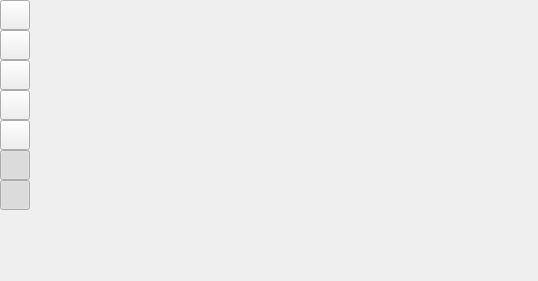
<?xml version="1.0" encoding="UTF-8"?>
<ui version="4.0">
 <class>VisualisationForm</class>
 <widget class="QWidget" name="VisualisationForm">
  <property name="geometry">
   <rect>
    <x>0</x>
    <y>0</y>
    <width>538</width>
    <height>281</height>
   </rect>
  </property>
  <property name="sizePolicy">
   <sizepolicy hsizetype="Expanding" vsizetype="Expanding">
    <horstretch>0</horstretch>
    <verstretch>0</verstretch>
   </sizepolicy>
  </property>
  <property name="windowTitle">
   <string>Form</string>
  </property>
  <layout class="QHBoxLayout" name="horizontalLayout_2">
   <property name="spacing">
    <number>0</number>
   </property>
   <property name="sizeConstraint">
    <enum>QLayout::SetMaximumSize</enum>
   </property>
   <property name="leftMargin">
    <number>0</number>
   </property>
   <property name="topMargin">
    <number>0</number>
   </property>
   <property name="rightMargin">
    <number>0</number>
   </property>
   <property name="bottomMargin">
    <number>0</number>
   </property>
   <item>
    <layout class="QHBoxLayout" name="horizontalLayout">
     <property name="spacing">
      <number>0</number>
     </property>
     <item>
      <layout class="QVBoxLayout" name="verticalLayout">
       <item>
        <widget class="QToolButton" name="cmdFit">
         <property name="minimumSize">
          <size>
           <width>30</width>
           <height>30</height>
          </size>
         </property>
         <property name="toolTip">
          <string>Fit</string>
         </property>
         <property name="text">
          <string/>
         </property>
         <property name="icon">
          <iconset resource="../Resources/Images.qrc">
           <normaloff>:/Images/PNG/fit.png</normaloff>:/Images/PNG/fit.png</iconset>
         </property>
         <property name="iconSize">
          <size>
           <width>20</width>
           <height>20</height>
          </size>
         </property>
        </widget>
       </item>
       <item>
        <widget class="QToolButton" name="cmdIsometric">
         <property name="minimumSize">
          <size>
           <width>30</width>
           <height>30</height>
          </size>
         </property>
         <property name="toolTip">
          <string>Isometric view</string>
         </property>
         <property name="text">
          <string/>
         </property>
         <property name="icon">
          <iconset resource="../Resources/Images.qrc">
           <normaloff>:/Images/PNG/cube.png</normaloff>:/Images/PNG/cube.png</iconset>
         </property>
         <property name="iconSize">
          <size>
           <width>20</width>
           <height>20</height>
          </size>
         </property>
        </widget>
       </item>
       <item>
        <widget class="QToolButton" name="cmdTop">
         <property name="minimumSize">
          <size>
           <width>30</width>
           <height>30</height>
          </size>
         </property>
         <property name="toolTip">
          <string>Top view</string>
         </property>
         <property name="text">
          <string/>
         </property>
         <property name="icon">
          <iconset resource="../Resources/Images.qrc">
           <normaloff>:/Images/PNG/cube_top.png</normaloff>:/Images/PNG/cube_top.png</iconset>
         </property>
         <property name="iconSize">
          <size>
           <width>20</width>
           <height>20</height>
          </size>
         </property>
        </widget>
       </item>
       <item>
        <widget class="QToolButton" name="cmdFront">
         <property name="minimumSize">
          <size>
           <width>30</width>
           <height>30</height>
          </size>
         </property>
         <property name="toolTip">
          <string>Front view</string>
         </property>
         <property name="text">
          <string/>
         </property>
         <property name="icon">
          <iconset resource="../Resources/Images.qrc">
           <normaloff>:/Images/PNG/cube_front.png</normaloff>:/Images/PNG/cube_front.png</iconset>
         </property>
         <property name="iconSize">
          <size>
           <width>20</width>
           <height>20</height>
          </size>
         </property>
        </widget>
       </item>
       <item>
        <widget class="QToolButton" name="cmdLeft">
         <property name="minimumSize">
          <size>
           <width>30</width>
           <height>30</height>
          </size>
         </property>
         <property name="toolTip">
          <string>Left view</string>
         </property>
         <property name="text">
          <string/>
         </property>
         <property name="icon">
          <iconset resource="../Resources/Images.qrc">
           <normaloff>:/Images/PNG/cube_left.png</normaloff>:/Images/PNG/cube_left.png</iconset>
         </property>
         <property name="iconSize">
          <size>
           <width>20</width>
           <height>20</height>
          </size>
         </property>
        </widget>
       </item>
       <item>
        <widget class="QToolButton" name="toggleToolButton">
         <property name="minimumSize">
          <size>
           <width>30</width>
           <height>30</height>
          </size>
         </property>
         <property name="text">
          <string/>
         </property>
         <property name="icon">
          <iconset resource="../Resources/Images.qrc">
           <normaloff>:/Images/PNG/cutter.png</normaloff>:/Images/PNG/cutter.png</iconset>
         </property>
         <property name="checkable">
          <bool>true</bool>
         </property>
         <property name="checked">
          <bool>true</bool>
         </property>
        </widget>
       </item>
       <item>
        <widget class="QToolButton" name="toggleGridButton">
         <property name="minimumSize">
          <size>
           <width>30</width>
           <height>30</height>
          </size>
         </property>
         <property name="text">
          <string/>
         </property>
         <property name="icon">
          <iconset resource="../Resources/Images.qrc">
           <normaloff>:/Images/SVG/grid.svg</normaloff>:/Images/SVG/grid.svg</iconset>
         </property>
         <property name="checkable">
          <bool>true</bool>
         </property>
         <property name="checked">
          <bool>true</bool>
         </property>
        </widget>
       </item>
       <item>
        <spacer name="verticalSpacer_3">
         <property name="orientation">
          <enum>Qt::Vertical</enum>
         </property>
         <property name="sizeHint" stdset="0">
          <size>
           <width>20</width>
           <height>40</height>
          </size>
         </property>
        </spacer>
       </item>
      </layout>
     </item>
     <item>
      <widget class="GLWidget" name="glwVisualizer" native="true">
       <property name="sizePolicy">
        <sizepolicy hsizetype="Expanding" vsizetype="Expanding">
         <horstretch>0</horstretch>
         <verstretch>0</verstretch>
        </sizepolicy>
       </property>
       <property name="mouseTracking">
        <bool>false</bool>
       </property>
       <property name="tabletTracking">
        <bool>false</bool>
       </property>
       <property name="focusPolicy">
        <enum>Qt::ClickFocus</enum>
       </property>
      </widget>
     </item>
    </layout>
   </item>
  </layout>
 </widget>
 <customwidgets>
  <customwidget>
   <class>GLWidget</class>
   <extends>QWidget</extends>
   <header location="global">View/Widgets/GLWidget.h</header>
   <container>1</container>
  </customwidget>
 </customwidgets>
 <resources>
  <include location="../Resources/Images.qrc"/>
 </resources>
 <connections/>
</ui>
